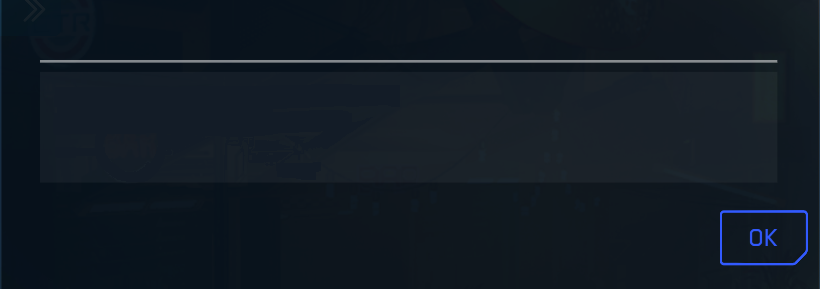
#> input picture image.png, 820 x 289 px
$ python gen-error.py
#> lines starting #> are read from the running program, lines starting #| are printed output that depends on the picture
#import libs
from PIL import Image, ImageFont, ImageDraw

#open Image File
my_image = Image.open("image.png")
#> my_image is the input picture: PIL image 820x289 RGBA; mean R, G, B, A 17.2, 26.1, 35.2, 255

#Set Fonts
font_size = 16
main_font = ImageFont.truetype('Fonts/Orbitron/Orbitron-VariableFont_wght.ttf', font_size)

#Error Text to render
MainMessage =  "There will be no more updates until 4.0"
ErrorCode = "30018"
Description = "Thanks for playing!"

#Draw Image
image_editable = ImageDraw.Draw(my_image)

#Render Text Onto Image
image_editable.text((50,75), "Error: " + MainMessage + " (Code: " + ErrorCode + " ) ", (255,255,255), font=main_font)
image_editable.text((50,100), Description, (255,255,255), font=main_font)

#image settings
image_name = "nameOfImage"
newsize = (1640, 578)
im1 = my_image.resize(newsize)
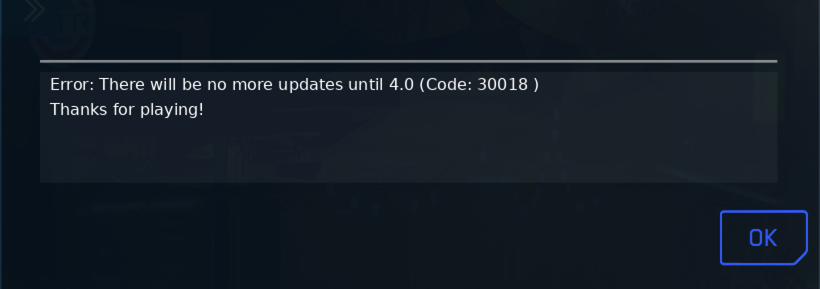
#> im1: PIL image 1640x578 RGBA (shown at 1/2 size); mean R, G, B, A 19, 27.9, 36.8, 255

#Uncomment line below to preview result
im1.show()

#Uncomment Line Below to Save Result
#im1.save("errorPics/" + image_name + ".png")
